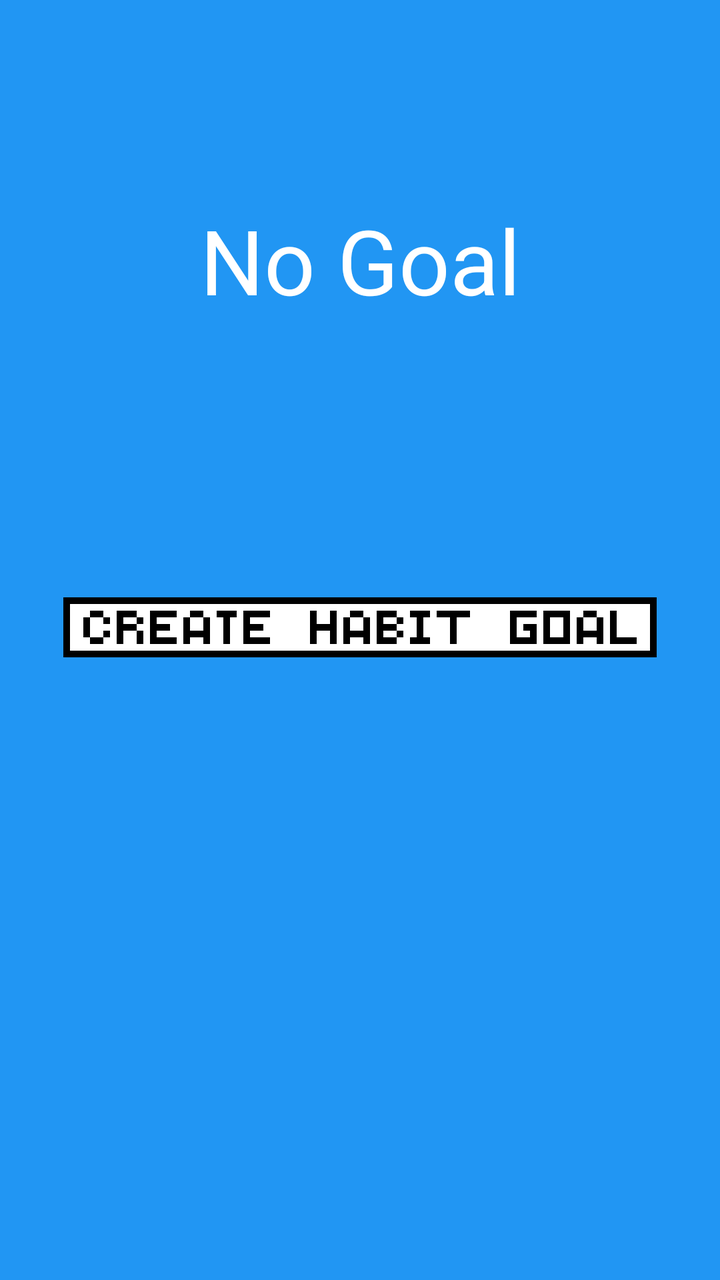
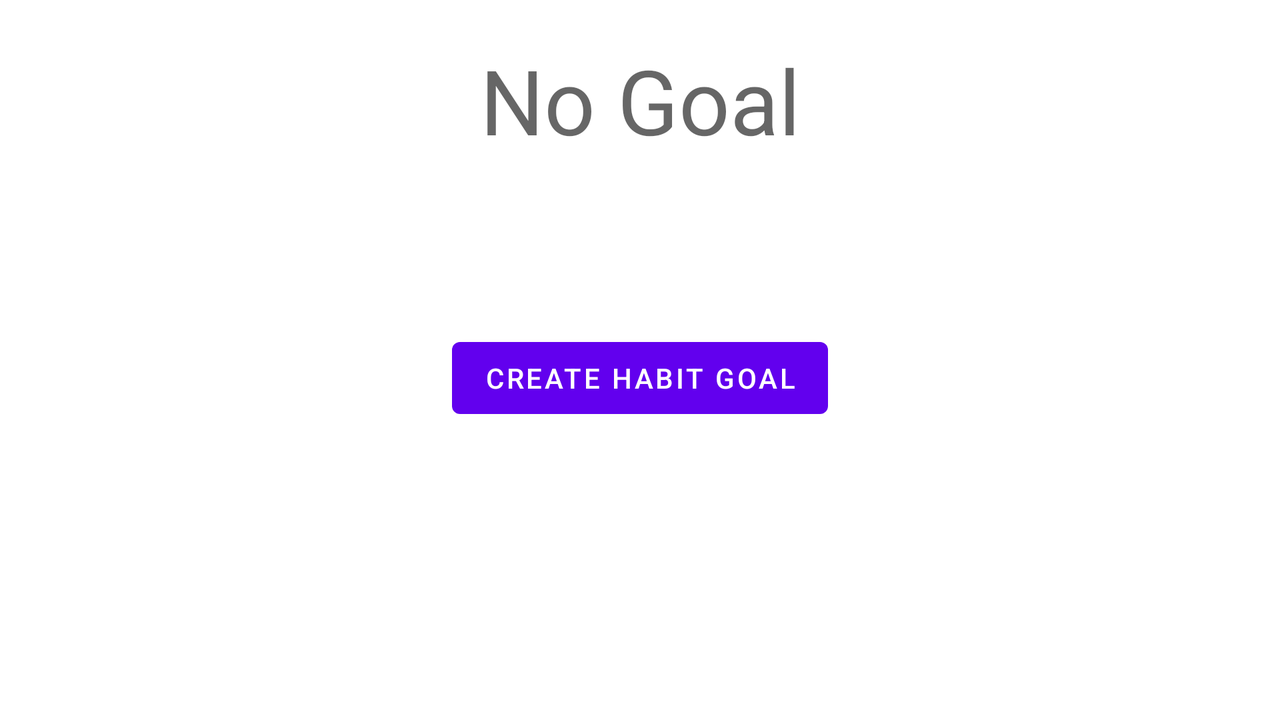

Two renders of one Android screen. The first uses the default layout on a phone; the second uses the alternative layout the repository ships for a different screen configuration, on a matching device. The two XML files are below.
<!-- AndroidManifest.xml: application theme Theme.HealthPet -->
<!-- res/layout/activity_goal_detail.xml -->
<?xml version="1.0" encoding="utf-8"?>
<androidx.constraintlayout.widget.ConstraintLayout xmlns:android="http://schemas.android.com/apk/res/android"
    xmlns:app="http://schemas.android.com/apk/res-auto"
    xmlns:tools="http://schemas.android.com/tools"
    android:layout_width="match_parent"
    android:layout_height="match_parent"
    android:background="#2196F3"
    android:backgroundTint="#2196F3"
    android:id="@+id/goalDetailLayoutView">

    <TextView
        android:id="@+id/goalNameTextView"
        android:layout_width="0dp"
        android:layout_height="wrap_content"
        android:layout_marginTop="100dp"
        android:gravity="center"
        android:textColor="@color/white"
        android:textColorHighlight="@color/white"
        android:text="No Goal"
        android:textAppearance="@style/TextAppearance.AppCompat.Display2"
        app:layout_constraintEnd_toEndOf="parent"
        app:layout_constraintStart_toStartOf="parent"
        app:layout_constraintTop_toTopOf="parent" />



    <ProgressBar
        android:id="@+id/goalProgressBar"
        style="?android:attr/progressBarStyleHorizontal"
        android:layout_width="330dp"
        android:layout_height="25dp"
        android:layout_marginTop="60dp"
        android:progress="50"
        app:layout_constraintEnd_toEndOf="parent"
        app:layout_constraintHorizontal_bias="0.493"
        app:layout_constraintStart_toStartOf="parent"
        app:layout_constraintTop_toBottomOf="@+id/goalNameTextView"
        tools:visibility="invisible" />


    <ImageButton
        android:id="@+id/createHabitGoalButton"
        android:layout_width="360dp"
        android:layout_height="30dp"
        android:adjustViewBounds="true"
        android:background="@null"
        android:scaleType="fitCenter"
        app:layout_constraintBottom_toTopOf="@+id/clearCurrentGoalButton"
        app:layout_constraintEnd_toEndOf="parent"
        app:layout_constraintHorizontal_bias="0.49"
        app:layout_constraintStart_toStartOf="parent"
        app:layout_constraintTop_toBottomOf="@+id/goalProgressBar"
        app:layout_constraintVertical_bias="0.564"
        app:srcCompat="@drawable/createhabitbutton" />

    <ImageButton
        android:id="@+id/clearCurrentGoalButton"
        android:layout_width="wrap_content"
        android:layout_height="30dp"
        android:layout_marginBottom="240dp"
        android:adjustViewBounds="true"
        android:background="@null"
        android:scaleType="fitCenter"
        app:layout_constraintBottom_toBottomOf="parent"
        app:layout_constraintEnd_toEndOf="parent"
        app:layout_constraintHorizontal_bias="0.494"
        app:layout_constraintStart_toStartOf="parent"
        app:srcCompat="@drawable/clear_button"
        tools:visibility="invisible" />

</androidx.constraintlayout.widget.ConstraintLayout>
<!-- resources referenced by this layout -->
<resources>
  <!-- drawable clear_button: png bitmap (drawable-v24, 6698 bytes) -->
  <!-- drawable createhabitbutton: png bitmap (drawable-v24, 6015 bytes) -->
  <style name="Theme.HealthPet" parent="Theme.MaterialComponents.DayNight.DarkActionBar">
          
          <item name="colorPrimary">@color/purple_500</item>
          <item name="colorPrimaryVariant">@color/purple_700</item>
          <item name="colorOnPrimary">@color/white</item>
          
          <item name="colorSecondary">@color/teal_200</item>
          <item name="colorSecondaryVariant">@color/teal_700</item>
          <item name="colorOnSecondary">@color/black</item>
          
          <item name="android:statusBarColor" tools:targetApi="l">?attr/colorPrimaryVariant</item>
          
      </style>
</resources>
<!-- res/layout-land/activity_goal_detail.xml (the repository's variant of the layout above) -->
<!-- drawn on the phone turned sideways -->
<?xml version="1.0" encoding="utf-8"?>
<androidx.constraintlayout.widget.ConstraintLayout xmlns:android="http://schemas.android.com/apk/res/android"
    xmlns:app="http://schemas.android.com/apk/res-auto"
    xmlns:tools="http://schemas.android.com/tools"
    android:id="@+id/goalDetailLayoutView"
    android:layout_width="match_parent"
    android:layout_height="match_parent">

    <TextView
        android:id="@+id/goalNameTextView"
        android:layout_width="0dp"
        android:layout_height="wrap_content"
        android:layout_marginTop="20dp"
        android:gravity="center"
        android:text="No Goal"
        android:textAppearance="@style/TextAppearance.AppCompat.Display2"
        app:layout_constraintEnd_toEndOf="parent"
        app:layout_constraintStart_toStartOf="parent"
        app:layout_constraintTop_toTopOf="parent" />

    <Button
        android:id="@+id/clearCurrentGoalButton"
        android:layout_width="wrap_content"
        android:layout_height="wrap_content"
        android:layout_marginTop="10dp"
        android:text="Clear Current Goal"
        app:layout_constraintEnd_toEndOf="parent"
        app:layout_constraintStart_toStartOf="parent"
        app:layout_constraintTop_toBottomOf="@+id/createHabitGoalButton"
        tools:visibility="invisible" />

    <ProgressBar
        android:id="@+id/goalProgressBar"
        style="?android:attr/progressBarStyleHorizontal"
        android:layout_width="330dp"
        android:layout_height="25dp"
        android:layout_marginTop="20dp"
        android:progress="50"
        app:layout_constraintEnd_toEndOf="parent"
        app:layout_constraintHorizontal_bias="0.493"
        app:layout_constraintStart_toStartOf="parent"
        app:layout_constraintTop_toBottomOf="@+id/goalNameTextView"
        tools:visibility="invisible" />

    <Button
        android:id="@+id/createHabitGoalButton"
        android:layout_width="wrap_content"
        android:layout_height="wrap_content"
        android:layout_marginTop="40dp"
        android:text="Create Habit Goal"
        app:layout_constraintEnd_toEndOf="parent"
        app:layout_constraintStart_toStartOf="parent"
        app:layout_constraintTop_toBottomOf="@+id/goalProgressBar" />

</androidx.constraintlayout.widget.ConstraintLayout>
<!-- resources referenced by the variant -->
<!-- as the phone turned sideways resolves them -->
<resources>
  <style name="Theme.HealthPet" parent="Theme.MaterialComponents.DayNight.DarkActionBar">
          
          <item name="colorPrimary">@color/purple_500</item>
          <item name="colorPrimaryVariant">@color/purple_700</item>
          <item name="colorOnPrimary">@color/white</item>
          
          <item name="colorSecondary">@color/teal_200</item>
          <item name="colorSecondaryVariant">@color/teal_700</item>
          <item name="colorOnSecondary">@color/black</item>
          
          <item name="android:statusBarColor" tools:targetApi="l">?attr/colorPrimaryVariant</item>
          
      </style>
</resources>
